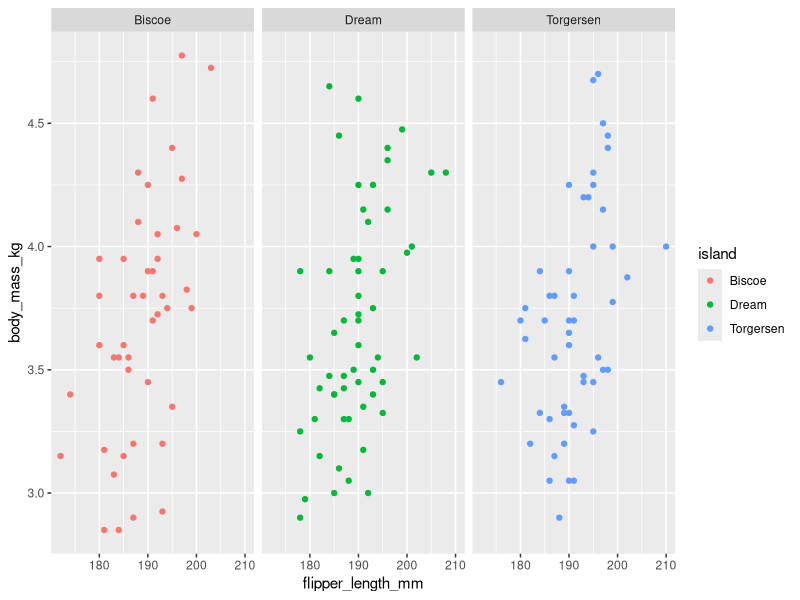

This chart was generated by the following R code:
## ---- chunk 1
knitr::opts_chunk$set(echo = TRUE)
library(tidyverse)
library(palmerpenguins)
## ---- chunk 2
adelies <- penguins %>% 
  filter(species == "Adelie") %>% 
  mutate(body_mass_kg = body_mass_g / 1000)

adelies
## ---- chunk 3
adelies_plot <- ggplot(data = adelies, aes(x = flipper_length_mm, y = body_mass_kg)) +
  geom_point(aes(color = island)) +
  facet_wrap(~island)

adelies_plot
